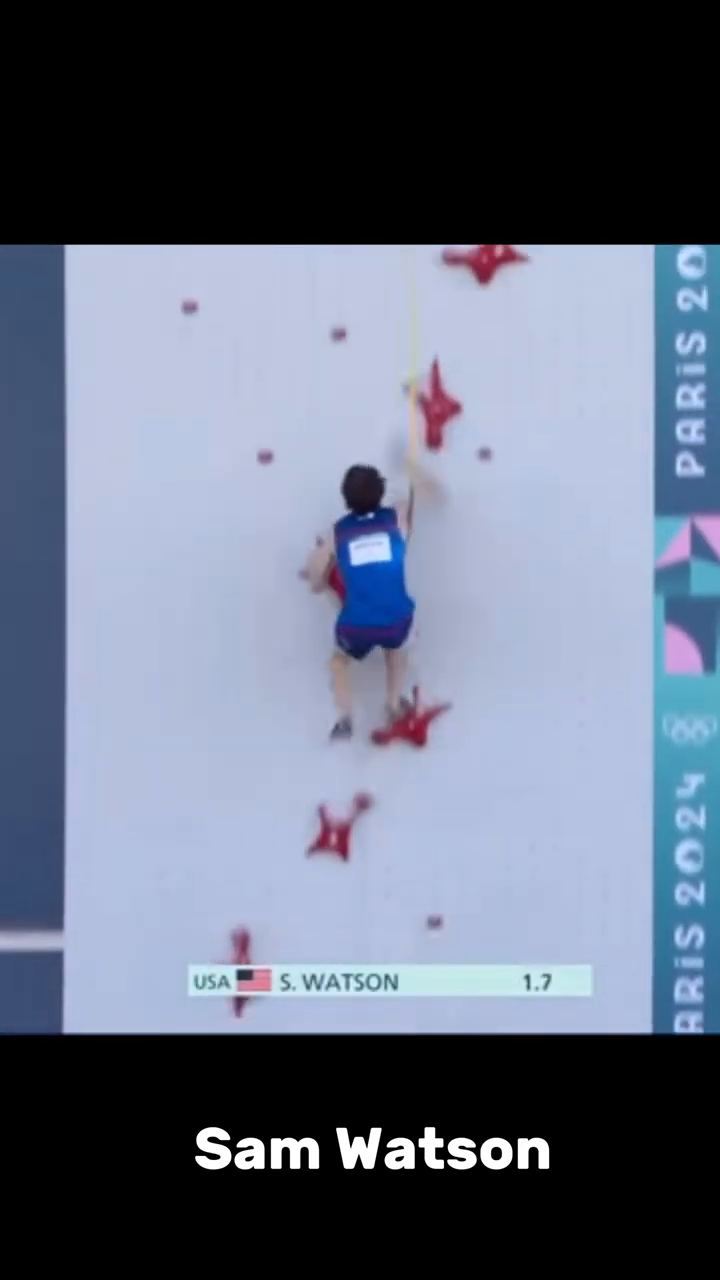
#> input picture frame 51 of videos/test-video.mp4, 720 x 1280 px, given in place of test5.mp4, which was not available
$ python color-calibration.py
#> lines starting #> are read from the running program, lines starting #| are printed output that depends on the picture; after the words box and inside, x2 and y2 are one past the last pixel; in counts of white or black regions, pixels touching at a corner belong together; pictures that were not available may be replaced by others from this repository, and a replacement may not be noted
#> further down, image is the input picture: shape (1280, 720, 3); mean B, G, R 127.2, 108.6, 100
import cv2
import numpy as np

VIDEO_PATH = './video/test5.mp4'

lower_red_1 = np.array([0, 130, 100])
upper_red_1 = np.array([10, 255, 255])
lower_red_2 = np.array([160, 130, 100])
upper_red_2 = np.array([180, 255, 255])
lower_dark_red = np.array([0, 50, 40])  # Per prese scure/piedi
upper_dark_red = np.array([180, 129, 255])

MIN_HOLD_AREA = 50   # Area minima per filtrare il rumore
MAX_HOLD_AREA = 5000 # Area massima

cap = cv2.VideoCapture(VIDEO_PATH)

if not cap.isOpened():
    print(f"ERRORE: Impossibile aprire il file video: {VIDEO_PATH}")
    exit()

def detect_and_map_holds(image):
    # Rilevamento Colore e Maschere
    hsv = cv2.cvtColor(image, cv2.COLOR_BGR2HSV)
#> hsv: shape (1280, 720, 3); mean H, S, V 69.7, 40.6, 127.5
    mask1 = cv2.inRange(hsv, lower_red_1, upper_red_1)
#> mask1: shape (1280, 720); every value is 0
    mask2 = cv2.inRange(hsv, lower_red_2, upper_red_2)
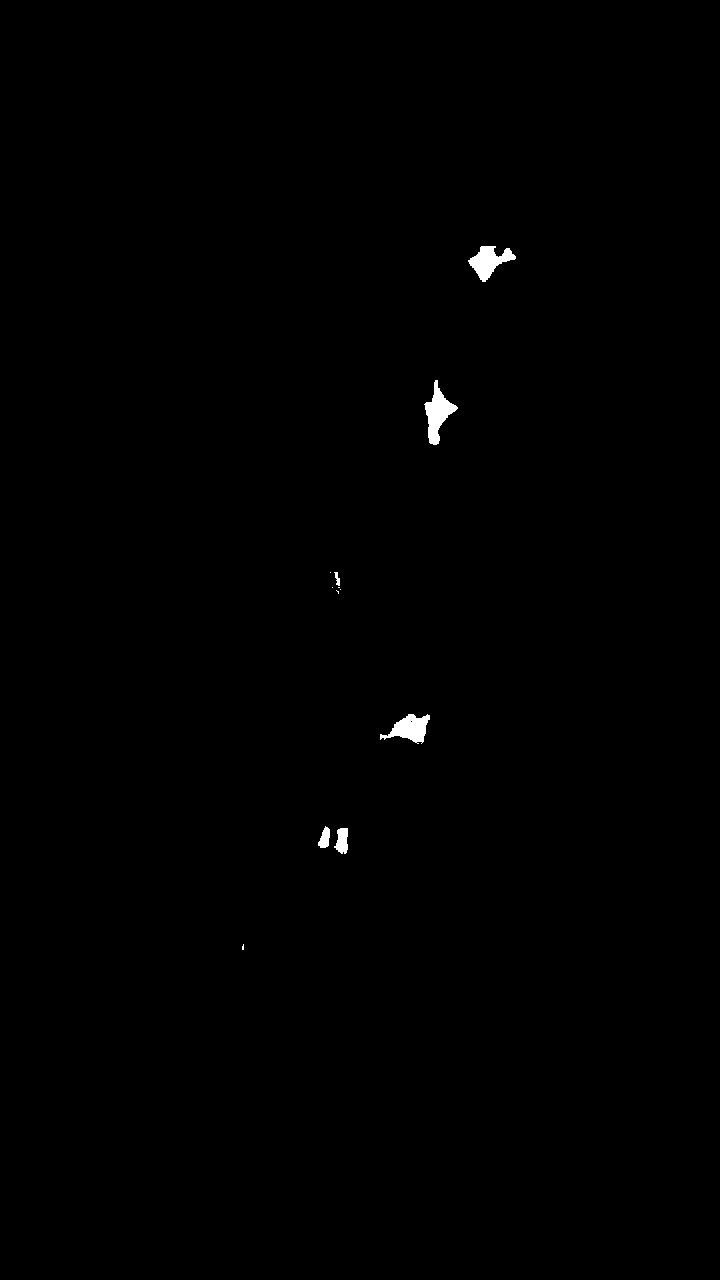
#> mask2: shape (1280, 720); 0.33% white; 12 white regions (6 under 20 px), largest, box (x1, y1, x2, y2) and area: (424, 380, 458, 445) 933, (468, 246, 516, 282) 835, (380, 714, 430, 744) 784, (334, 828, 348, 854) 264, (318, 826, 330, 848) 174, (334, 572, 340, 586) 46

    final_mask = mask1 + mask2

    kernel = np.ones((5, 5), np.uint8)
    final_mask = cv2.morphologyEx(final_mask, cv2.MORPH_OPEN, kernel)
#> final_mask: shape (1280, 720); 0.31% white; 5 white regions, box (x1, y1, x2, y2) and area: (425, 388, 456, 444) 892, (470, 246, 515, 280) 810, (391, 714, 428, 742) 717, (336, 828, 348, 852) 246, (319, 828, 330, 848) 166
    final_mask = cv2.morphologyEx(final_mask, cv2.MORPH_CLOSE, kernel)
#> final_mask: shape (1280, 720); 0.31% white; 5 white regions

    # Trova i contorni
    contours, _ = cv2.findContours(final_mask, cv2.RETR_EXTERNAL, cv2.CHAIN_APPROX_SIMPLE)
#> contours = 5 contours; box (x1, y1, x2, y2) and area: (425, 388, 456, 444) 830, (470, 246, 515, 280) 745, (391, 714, 428, 742) 664, (336, 828, 348, 852) 214, (319, 828, 330, 848) 141

    hold_data = []
    output_image = image.copy()

    for contour in contours:
        area = cv2.contourArea(contour)

        if area > MIN_HOLD_AREA and area < MAX_HOLD_AREA:

            # Calcola il Centroide (CX, CY)
            M = cv2.moments(contour)
            if M["m00"] != 0:
                cX = int(M["m10"] / M["m00"])
                cY = int(M["m01"] / M["m00"])

                # Registra i dati per l'ordinamento
                hold_data.append({
                    'center_x': cX,
                    'center_y': cY,
                    'contour': contour
                })
#> this loop made 5 passes
#> (area, cX, cY) on passes 1 to 5: (213.5, 341, 839), (141, 324, 838), (664, 410, 727), (829.5, 437, 414), (745, 488, 260)
#> after the loop, hold_data = 5 items

    hold_data.sort(key=lambda x: x['center_y'], reverse=True)

    #  Assegna l'ID
    holds_centers_with_id = []

    for i, data in enumerate(hold_data):
        hold_id = f"P{i + 1}"

        holds_centers_with_id.append({
            'id': hold_id,
            'x': data['center_x'],
            'y': data['center_y']
        })

        # Disegno: Contorno e Centro
        cv2.drawContours(output_image, [data['contour']], 0, (0, 255, 255), 2)
        cv2.circle(output_image, (data['center_x'], data['center_y']), 5, (0, 255, 0), -1)

        cv2.putText(output_image, hold_id, (data['center_x'] + 10, data['center_y'] - 10),
                    cv2.FONT_HERSHEY_SIMPLEX, 0.6, (255, 255, 0), 2)
#> this loop made 5 passes
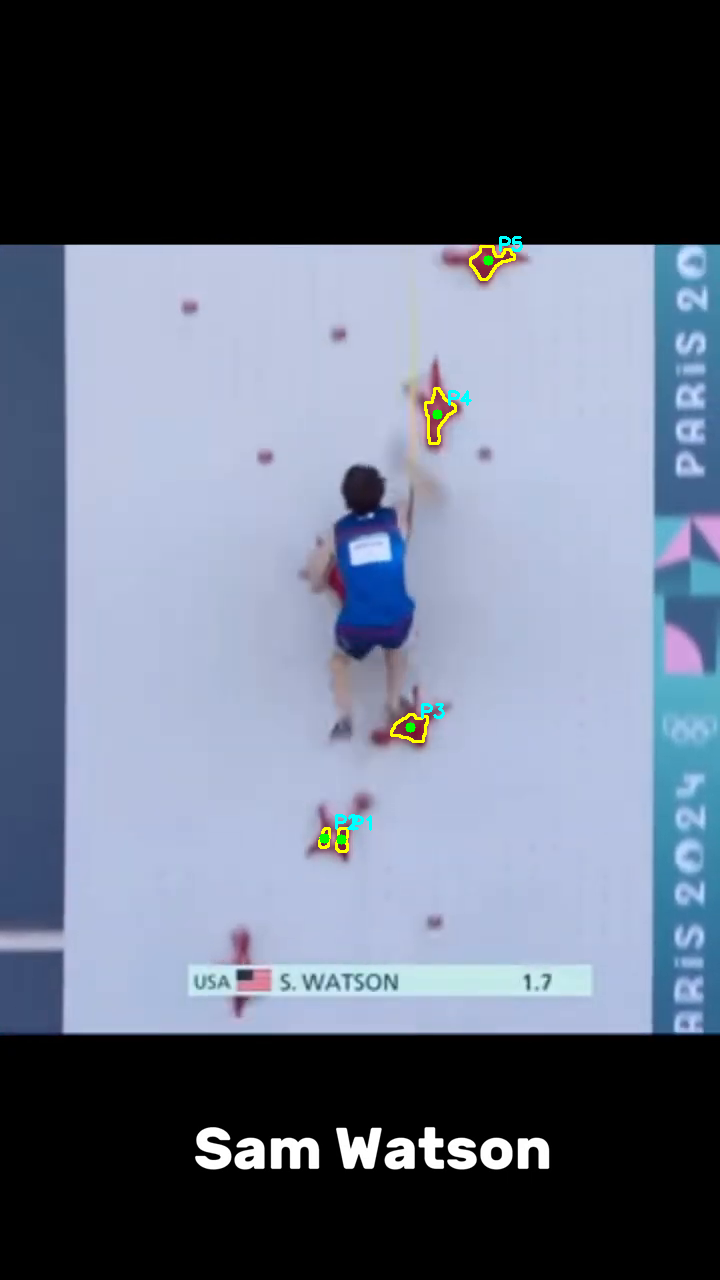
#> output_image: shape (1280, 720, 3); 0.31% of pixels changed, all inside (x1, y1, x2, y2) = (318, 236, 523, 853)
#> after the loop, holds_centers_with_id = 5 items

    return output_image, final_mask, holds_centers_with_id

while cap.isOpened():
     success, image = cap.read()

     if not success:
        break

     #image = cv2.rotate(image, cv2.ROTATE_90_CLOCKWISE)
     processed_image, color_mask, mapped_holds = detect_and_map_holds(image)
#> mapped_holds = 5 items

     # Visualizzazione
     cv2.imshow('Analisi Speed Climbing - Mappatura Prese', processed_image)
     cv2.imshow('Maschera Colore (Verifica)', color_mask)

     if cv2.waitKey(1) & 0xFF == ord('q'):
#> (key q is pressed here)
        break

cap.release()
cv2.destroyAllWindows()

$ run again, starting later in the video
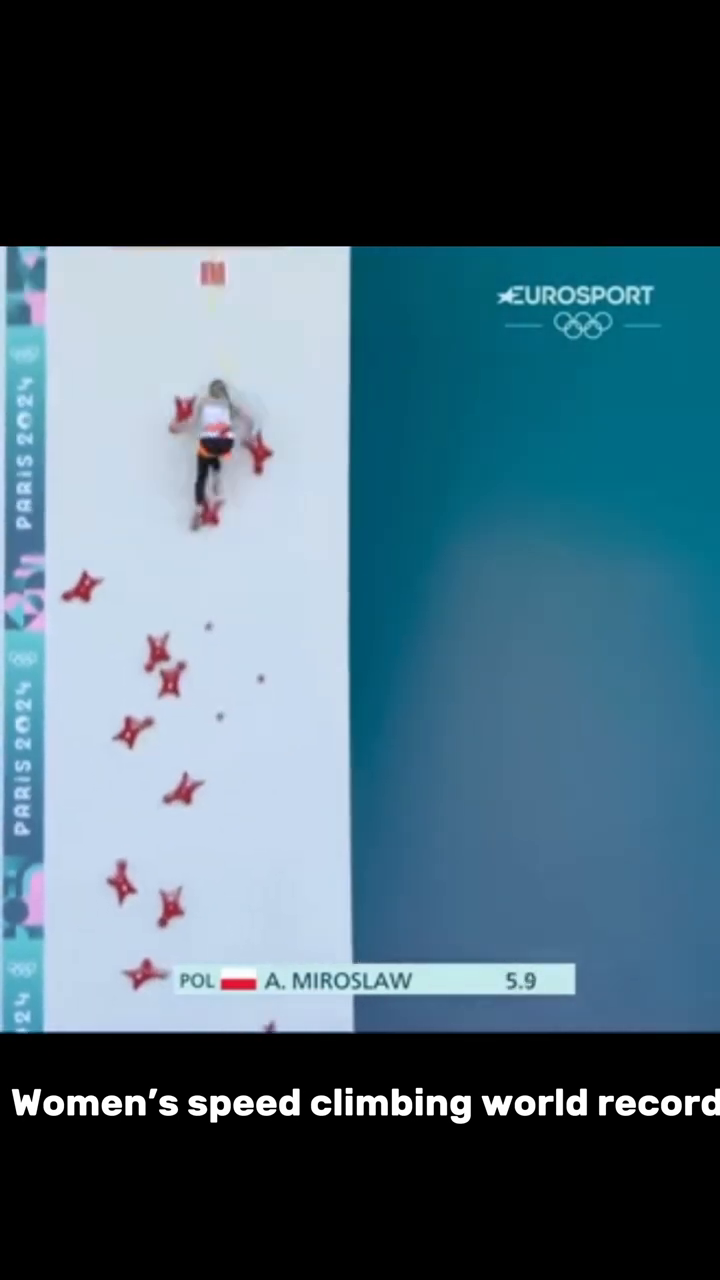
#> input picture frame 414 of videos/test-video.mp4, 720 x 1280 px, given in place of test5.mp4, which was not available
#> image is the input picture: shape (1280, 720, 3); mean B, G, R 111.7, 97.3, 70.5
#> hsv: shape (1280, 720, 3); mean H, S, V 63.9, 75, 112.1
#> in detect_and_map_holds, `mask1 = cv2.inRange(hsv, lower_red_1, upper_red_1)`:
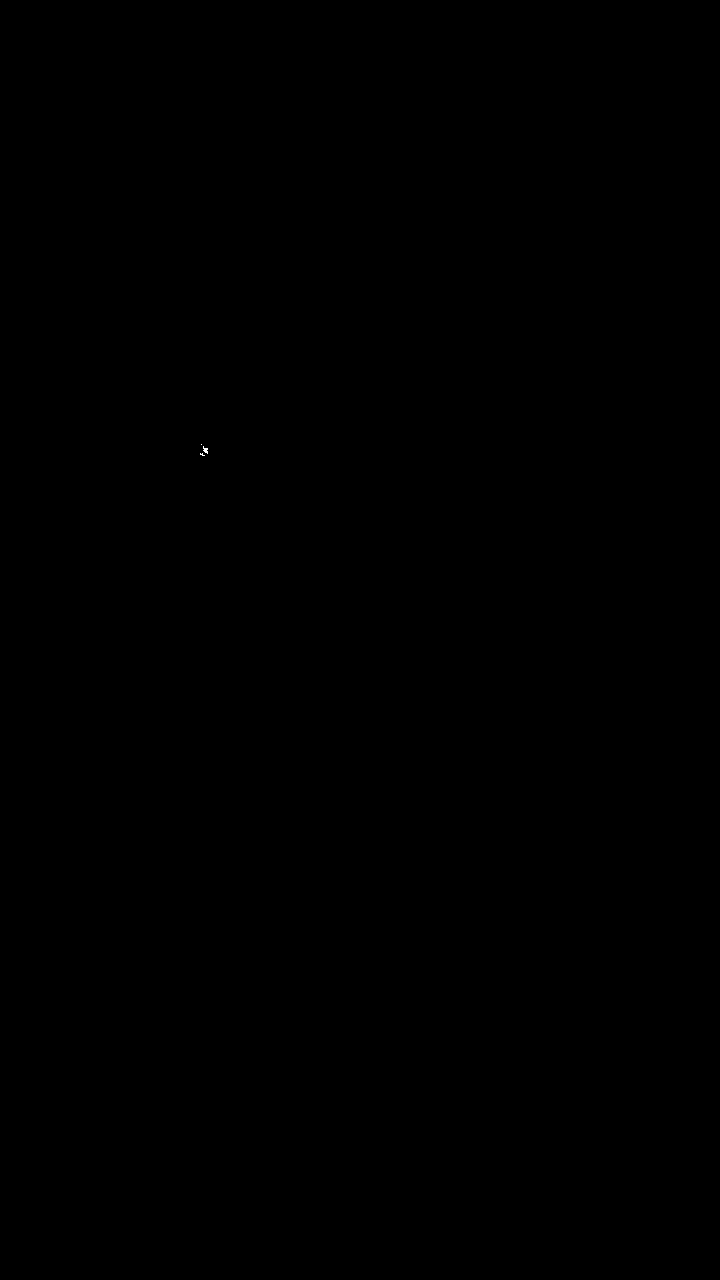
#> mask1: shape (1280, 720); 0% white in thin lines or dots, all inside (x1, y1, x2, y2) = (200, 444, 208, 456)
#> mask2: shape (1280, 720); 0.22% white; 18 white regions (6 under 20 px), largest, box (x1, y1, x2, y2) and area: (222, 980, 256, 990) 326, (73, 580, 94, 598) 197, (252, 444, 268, 470) 182
#> contours = 12 contours; largest, box (x1, y1, x2, y2) and area: (222, 980, 256, 990) 285, (74, 584, 90, 598) 144, (165, 903, 178, 917) 136, (254, 447, 267, 462) 126, (152, 648, 165, 661) 122
#> the loop in detect_and_map_holds, `for contour in contours:` made 12 passes
#> (area, cX, cY) on passes 1, 2, 3, 5, 7, 8, 9, 10: (285, 238, 984), (56.5, 146, 971), (135.5, 170, 909), (97.5, 184, 793), (64, 170, 679), (122, 157, 653), (143.5, 82, 590), (83.5, 209, 516)
#> after the loop in detect_and_map_holds, `for contour in contours:`: hold_data = 10 items
#> the loop in detect_and_map_holds, `for i, data in enumerate(hold_data):` made 10 passes
#> after the loop in detect_and_map_holds, `for i, data in enumerate(hold_data):`:
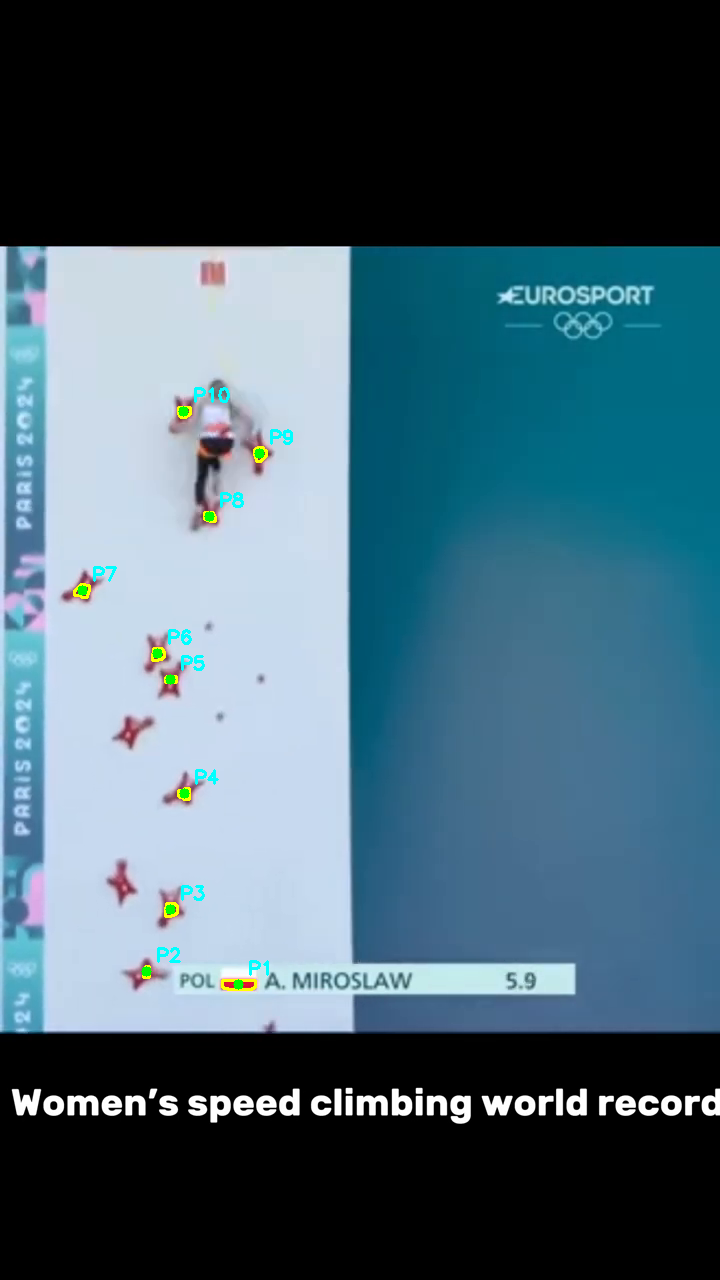
#> output_image: shape (1280, 720, 3); 0.42% of pixels changed, all inside (x1, y1, x2, y2) = (73, 387, 293, 991)
